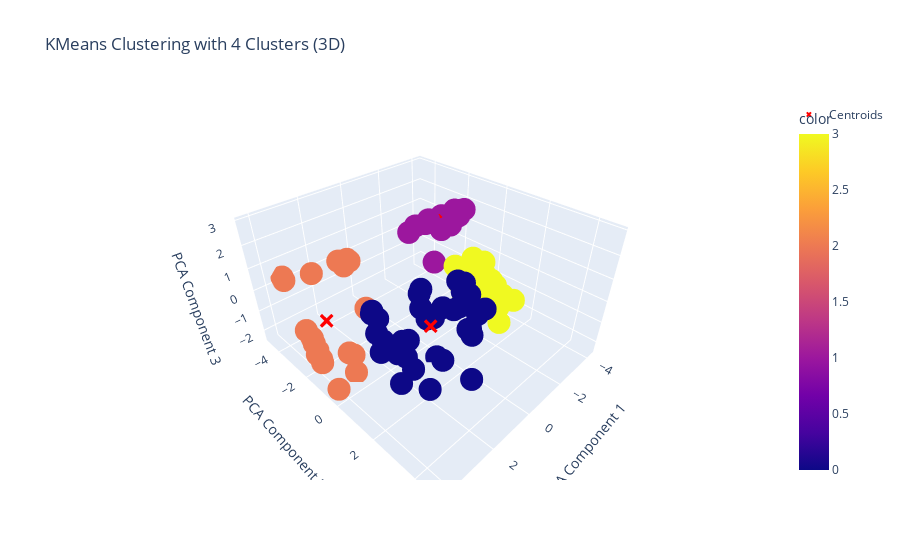

Here is the notebook cell this chart was saved with:
### Markdown cell above
Market Segmentation

### Code cell
# Apply KMeans with 4 clusters and plotting Clusters Using PCA
Clustering = KMeans(n_clusters=4, random_state=2).fit(df_scaled)
labels = Clustering.labels_
df['Cluster'] = labels
df_encoded['Cluster'] = labels

# Perform PCA for 2D visualization
pca = PCA(n_components=2)
pca_df = pca.fit_transform(df_scaled)

# Transform the cluster centers using the same PCA transformation
centers = pca.transform(Clustering.cluster_centers_)

# 2D Scatter Plot using Seaborn
plt.figure(figsize=(10, 6))
sns.scatterplot( x=pca_df[:, 0], y=pca_df[:, 1], hue=labels, palette="Set1", legend='full',alpha=0.9)
plt.scatter(centers[:, 0], centers[:, 1], c='#A613F5', s=100, marker='*', label='Centroids')
plt.title("KMeans Clustering with 4 Clusters (2D)", size=15)
plt.xlabel("PCA Component 1")
plt.ylabel("PCA Component 2")
plt.legend()
plt.grid(True)
plt.show()

# Perform PCA for 3 components for 3D plotting
pca_3d = PCA(n_components=3)
pca_df_3d = pca_3d.fit_transform(df_scaled)
centers_3d = pca_3d.transform(Clustering.cluster_centers_)

fig = px.scatter_3d(x=pca_df_3d[:, 0],y=pca_df_3d[:, 1],z=pca_df_3d[:, 2],color=labels,title="KMeans Clustering with 4 Clusters (3D)",
    labels={'x': 'PCA Component 1', 'y': 'PCA Component 2', 'z': 'PCA Component 3'})

# Add cluster centroids to the 3D plot
fig.add_scatter3d(
    x=centers_3d[:, 0],
    y=centers_3d[:, 1],
    z=centers_3d[:, 2],
    mode='markers',
    marker=dict(size=5, color='red', symbol='x'),
    name='Centroids'
)

fig.show()

### Figure 1 — Plotly figure (JSON) as saved in the notebook; plotly's stock layout.template omitted (floating-point values rounded to 4 significant figures)
{"data": [{"hovertemplate": "PCA Component 1=%{x}<br>PCA Component 2=%{y}<br>PCA Component 3=%{z}<br>color=%{marker.color}<extra></extra>", "legendgroup": "", "marker": {"color": [2, 3, 0, 3, 2, 3, 3, 3, 2, 2, 0, 3, 2, 2, 3, 0, 2, 1, 1, 1, 3, 2, 0, 3, 3, 0, 3, 2, 2, 0, 3, 0, 0, 0, 3, 0, 1, 1, 2, 1, 2, 1, 2, 0, 2, 0, 3, 0, 2, 0, 0, 0, 0, 0, 0, 0, 3, 1, 1, 1, 1, 1, 2, 3, 3, 3, 0, 3, 0, 2, 0, 0, 3, 2, 1, 0, 2, 0, 0, 0, 3, 0, 3, 0, 2, 3, 1, 3, 0, 3, 2, 0, 3, 1, 2, 0, 3, 0, 3], "coloraxis": "coloraxis", "symbol": "circle"}, "mode": "markers", "name": "", "scene": "scene", "showlegend": false, "type": "scatter3d", "x": [3.404, -2.568, 0.3296, -1.371, 2.578, -4.134, -1.586, -3.844, 3.171, 4.006, 2.496, -3.827, 2.676, 3.686, -3.904, 3.065, 3.421, -4.233, -2.041, -3.964, -1.293, 4.045, 2.6, -3.744, -2.526, 2.737, -3.882, 3.855, 3.477, 2.691, -3.923, 0.5232, 0.0152, -0.3008, -2.488, 3.135, -1.764, -0.5237, 2.017, -2.547, 3.925, -2.885, 2.463, 0.5621, 3.806, 0.1149, -3.148, 0.6331, 3.932, -0.09057, 0.5194, 3.433, 2.716, 0.3241, 2.958, -0.1312, -2.334, -4.13, -3.036, -4.237, -1.945, -0.839, 2.166, -3.784, -2.529, -3.752, 0.1009, -1.603, 0.2545, 3.08, 0.7836, 2.891, -3.92, 2.569, -1.591, 0.1228, 3.919, 2.77, -0.07478, 3.43, -3.536, 3.647, -2.386, 0.6935, 4.25, -3.686, -4.166, -1.457, 0.2501, -3.728, 3.754, 3.482, -1.35, -4.196, 2.295, 3.672, -2.436, 0.3947, -2.407], "y": [-4.634, 0.1839, 0.8337, 1.032, -0.4541, -0.9588, 0.3954, 0.2512, -0.6302, -1.556, 0.1088, 0.5503, -3.695, -2.985, -0.3381, 4.731, -4.696, -2.526, -1.65, -1.743, 1.129, -1.523, 0.07013, 0.4238, 0.6218, 0.0919, 0.3749, -1.819, -0.1729, -0.009402, 0.0579, 0.4902, 2.267, 1.082, 1.679, 1.808, -1.721, -1.173, -2.748, -0.7742, -1.979, -1.537, -1.46, 0.196, -2.297, 1.909, -0.7344, 0.1956, -2.117, 1.528, 1.343, 2.846, 1.423, 2.68, 3.516, 1.951, 1.625, -2.292, -2.211, -2.441, -2.088, -1.896, -2.157, 0.1649, 0.06628, 0.4326, 1.778, 0.1655, 2.235, -1.098, 0.4396, 0.5816, -0.42, -1.172, -0.8439, 1.573, -1.89, 0.6224, 2.108, 2.393, 1.568, 2.894, 1.625, 0.9847, -0.2101, 0.8935, -2.205, 0.05487, 1.976, 0.4396, -2.491, 2.6, 0.9816, -2.493, -1.96, 3.771, 1.498, 3.015, 1.542], "z": [0.1165, 0.2258, -2.387, -0.4246, 0.5608, -1.269, -0.9714, -1.795, -2.262, -1.635, -1.201, -1.882, 0.5425, -1.303, -0.9418, 1.241, 0.2631, 1.305, -0.1049, 1.682, -0.1535, -1.569, -0.2624, -1.473, -0.3203, 0.8199, -2.059, -2.111, -0.8645, 0.6232, -1.392, -0.5489, -0.5793, -0.2406, -1.774, 0.2776, 1.972, 2.352, 1.235, 2.32, -1.742, 1.398, 2.064, -0.1773, -1.475, 0.7324, -2.157, 0.5259, -1.034, 0.2517, -2.101, 0.5452, -1.664, 0.7693, 2.937, -0.5779, -0.5703, 1.399, 1.545, 1.174, 1.605, 1.687, 1.351, -1.01, 0.6207, -1.143, 1.148, -0.09182, 1.326, -1.637, 0.9163, 0.8532, -0.3863, 2.162, 1.923, 1.498, -1.488, -0.1467, -0.4228, 1.358, -1.242, 1.843, -0.9402, -0.1206, -2.032, -1.392, 1.15, 0.7133, 1.668, -1.128, -1.342, 0.9007, 0.1822, 1.323, 1.697, 0.5829, -0.5699, 1.226, -0.4965]}, {"marker": {"color": "red", "size": 5, "symbol": "x"}, "mode": "markers", "name": "Centroids", "type": "scatter3d", "x": [1.493, -2.806, 3.295, -2.898], "y": [1.648, -1.84, -1.988, 0.5466], "z": [0.3416, 1.515, -0.4774, -0.8514]}], "layout": {"coloraxis": {"colorbar": {"title": {"text": "color"}}, "colorscale": [[0, "#0d0887"], [0.1111, "#46039f"], [0.2222, "#7201a8"], [0.3333, "#9c179e"], [0.4444, "#bd3786"], [0.5556, "#d8576b"], [0.6667, "#ed7953"], [0.7778, "#fb9f3a"], [0.8889, "#fdca26"], [1, "#f0f921"]]}, "legend": {"tracegroupgap": 0}, "scene": {"domain": {"x": [0, 1], "y": [0, 1]}, "xaxis": {"title": {"text": "PCA Component 1"}}, "yaxis": {"title": {"text": "PCA Component 2"}}, "zaxis": {"title": {"text": "PCA Component 3"}}}, "title": {"text": "KMeans Clustering with 4 Clusters (3D)"}}}
